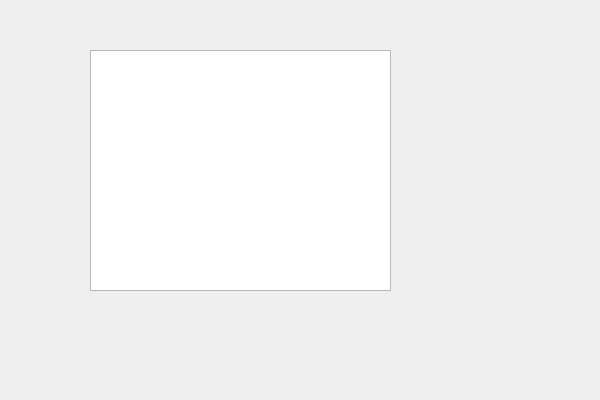
<?xml version="1.0" encoding="UTF-8"?>
<ui version="4.0">
 <class>mainWidgetClass</class>
 <widget class="QWidget" name="mainWidgetClass">
  <property name="geometry">
   <rect>
    <x>0</x>
    <y>0</y>
    <width>600</width>
    <height>400</height>
   </rect>
  </property>
  <property name="windowTitle">
   <string>mainWidget</string>
  </property>
  <widget class="QTableWidget" name="tableWidget">
   <property name="geometry">
    <rect>
     <x>90</x>
     <y>50</y>
     <width>301</width>
     <height>241</height>
    </rect>
   </property>
  </widget>
 </widget>
 <layoutdefault spacing="6" margin="11"/>
 <resources>
  <include location="mainWidget.qrc"/>
 </resources>
 <connections/>
</ui>
